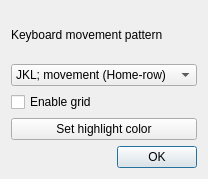
<?xml version="1.0" encoding="UTF-8"?>
<ui version="4.0">
 <class>ScreenOverlaySettings</class>
 <widget class="QDialog" name="ScreenOverlaySettings">
  <property name="geometry">
   <rect>
    <x>0</x>
    <y>0</y>
    <width>208</width>
    <height>179</height>
   </rect>
  </property>
  <property name="windowTitle">
   <string>Screen overlay settings</string>
  </property>
  <layout class="QVBoxLayout" name="verticalLayout">
   <item>
    <widget class="QLabel" name="label">
     <property name="text">
      <string>Keyboard movement pattern</string>
     </property>
    </widget>
   </item>
   <item>
    <widget class="QComboBox" name="movementPattern">
     <item>
      <property name="text">
       <string>JKL; movement (Home-row)</string>
      </property>
     </item>
     <item>
      <property name="text">
       <string>HJKL movement (Vim-like)</string>
      </property>
     </item>
     <item>
      <property name="text">
       <string>Arrow movement</string>
      </property>
     </item>
    </widget>
   </item>
   <item>
    <widget class="QCheckBox" name="gridBox">
     <property name="text">
      <string>Enable grid</string>
     </property>
    </widget>
   </item>
   <item>
    <widget class="QPushButton" name="setHighlight">
     <property name="text">
      <string>Set highlight color</string>
     </property>
    </widget>
   </item>
   <item>
    <widget class="QDialogButtonBox" name="buttonBox">
     <property name="orientation">
      <enum>Qt::Horizontal</enum>
     </property>
     <property name="standardButtons">
      <set>QDialogButtonBox::Ok</set>
     </property>
    </widget>
   </item>
  </layout>
 </widget>
 <resources/>
 <connections>
  <connection>
   <sender>buttonBox</sender>
   <signal>accepted()</signal>
   <receiver>ScreenOverlaySettings</receiver>
   <slot>accept()</slot>
   <hints>
    <hint type="sourcelabel">
     <x>248</x>
     <y>254</y>
    </hint>
    <hint type="destinationlabel">
     <x>157</x>
     <y>274</y>
    </hint>
   </hints>
  </connection>
  <connection>
   <sender>buttonBox</sender>
   <signal>rejected()</signal>
   <receiver>ScreenOverlaySettings</receiver>
   <slot>reject()</slot>
   <hints>
    <hint type="sourcelabel">
     <x>316</x>
     <y>260</y>
    </hint>
    <hint type="destinationlabel">
     <x>286</x>
     <y>274</y>
    </hint>
   </hints>
  </connection>
 </connections>
</ui>
